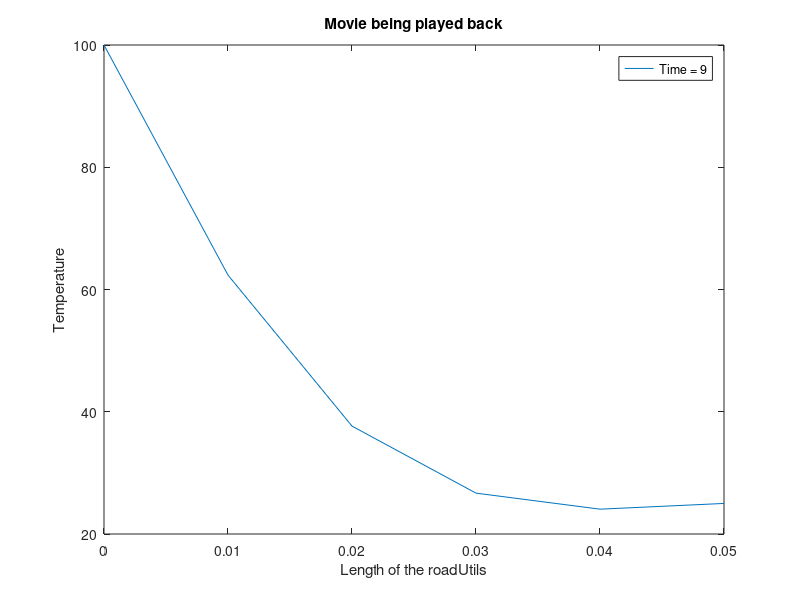

Here is the MATLAB script that generated this plot:
clc
clear all

% length of road birim metre
l = 0.05;

% termal conductivity
k_prime = 54;

% speecific heat of the road
c = 490;

% density of the metarial
density = 7800;

% Boundary temperature 1
T1 = 100;

% Boundary temperature 2
T2 = 25;

% Initial temperature
Ti = 20;

% number of division 
n = 5;

% end time of analysis
t = 9;

% time Step
dt = 0.1;

% calculcating number of step
runs = t/dt + 1;

% step size of length
dx = l/n;

% alpha = thermal diffusivity
alpha = k_prime/(c * density);

% Relaxation factor
lambda = alpha*dt/(dx)^2;
% lambda = 0.4239;
% programming the excplicit method
% hangi indisin hangi uzunluğa denk geleceği Hesaplanmış
for i=1 : 1 : n+1
    L(i) = (i-1)*dx;
end
T = zeros(runs,n+1);

%Sınır koşullarının atanması
for i=1 : 1 : runs
    T(i,1) = T1;
    T(i,n+1) = T2;
end

% Initial condition tanımlamaları
for j=2 : 1 : n
    T(1,j) = Ti;
end

%  programming excplicit method
for j=1:1:runs-1
    for i=2:1:n
        T(j+1,i) = T(j,i) + lambda*( T(j,i+1) -(2*T(j,i)) + T(j,i-1));
    end    
end

% loop record the movie

for j= 0:1:runs-1
    for i=1:1:n+1
        T_M(i)= T(j+1,i);
    end
    plot(L,T_M);
    xlabel('Length of the roadUtils')
    ylabel('Temperature')
    legend(['Time = ' num2str(j*dt)])
    title('recording movie')
    frames(j+1) = getframe;
end
save frames
title('Movie being played back')
movie(frames)
